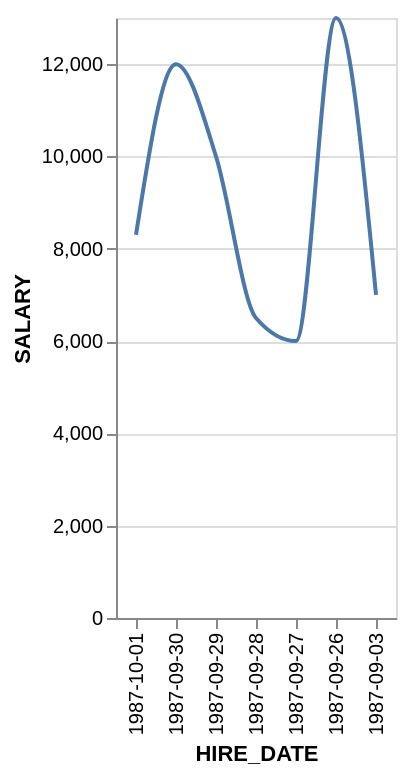

Vega-Lite specification for this chart:
### Vega-Lite specification from a JSON file in a GitHub repository (floating-point values rounded to 4 significant figures)
{"data": {"values": [{"x_data": "1987-10-01", "y_data": 8300}, {"x_data": "1987-09-30", "y_data": 12000}, {"x_data": "1987-09-29", "y_data": 10000}, {"x_data": "1987-09-28", "y_data": 6500}, {"x_data": "1987-09-27", "y_data": 6000}, {"x_data": "1987-09-26", "y_data": 13000}, {"x_data": "1987-09-03", "y_data": 7000}]}, "mark": {"type": "line", "interpolate": "monotone"}, "encoding": {"x": {"field": "x_data", "type": "nominal", "title": "HIRE_DATE", "sort": "descending"}, "y": {"field": "y_data", "type": "quantitative", "title": "SALARY"}}}
